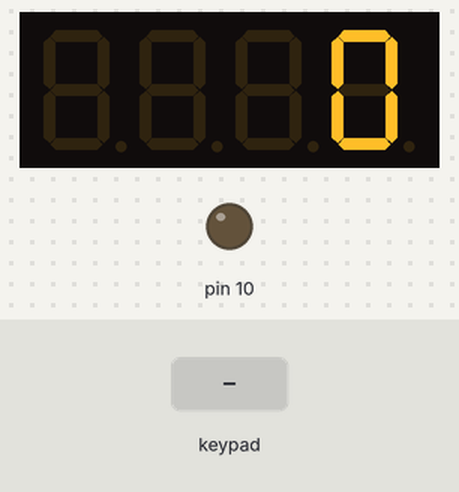
This program was run on a simulated Arduino Uno, built with avr-gcc and run on an emulated ATmega328P. Parts: 4-digit seven-segment display, output pins drawn as LEDs (lit = HIGH). Wiring (from diagram.json): 4×4 keypad with keys 1 2 3 A 4 5 6 B 7 8 9 C * 0 # D: rows A0, pin 13, pin 12, pin 11; columns A4, A3, A2, A1; 4-digit 7-segment display, segments lit when LOW: segments pin 2, pin 3, pin 4, pin 5, pin 6, pin 7, pin 8, pin 9; digit selects A4, A3, A2, A1. The test bench sets the inputs (shaded band). The segment pins are drawn as the display they are named for; pins used as bus, display or sensor lines are not drawn.

Above: at 1.2 s.
1.3 s: keypad keys 1 2 3 4 pressed 0.4 s apart
At 1.56 s:
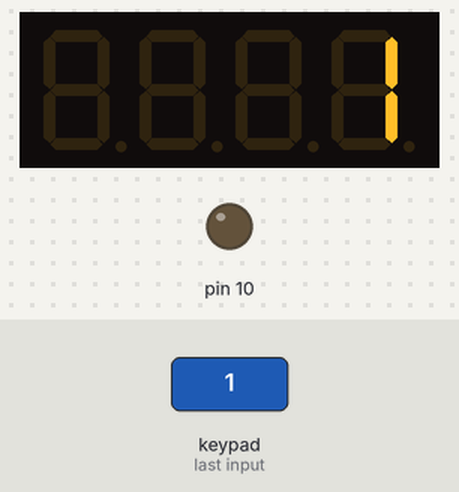
At 3.1 s:
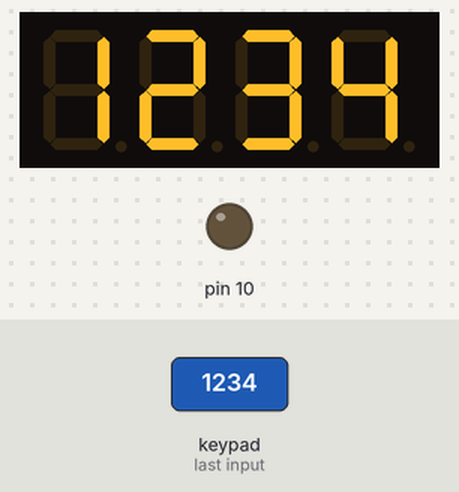
Timing chart, 0 to 4.6 s (numbered marks = the images above; inputs shaded):
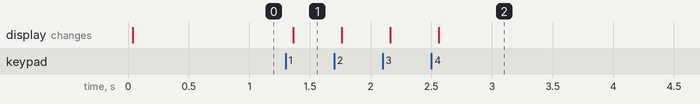

The program:

main.cpp
```cpp
#include <Arduino.h>

#define SEGMENT_A 2
#define SEGMENT_B 3
#define SEGMENT_C 4
#define SEGMENT_D 5
#define SEGMENT_E 6
#define SEGMENT_F 7
#define SEGMENT_G 8
#define SEGMENT_DOT 9

// Columns
#define P1 A1 // 15
#define P2 A2
#define P3 A3
#define P4 A4 // 18
short int columns[] = {P4, P3, P2, P1};
// Rows
#define P5 11
#define P6 12
#define P7 13
#define P8 A0 // 14
short int rows[] = {P8, P7, P6, P5};

#define BTN_CLEAR '#'
#define BTN_DEL '*'

// -2 = don't care
char keypad[4][4] = {
  {1, 2, 3, -2},
  {4, 5, 6, -2},
  {7, 8, 9, -2},
  {BTN_DEL, 0, BTN_CLEAR, -2}
};

char readKeyPad() {
  char val = -1;
  // for(int i = 0; i < 4; i++) {
  //   digitalWrite(columns[i], HIGH);
  // }
  for(int i = 0; i < 4; i++) {
    digitalWrite(columns[i], LOW);
    for(int j = 0; j < 4; j++) {
      if (digitalRead(rows[j]) == LOW) {
        val = keypad[j][i];
      }
    }
    digitalWrite(columns[i], HIGH);
  }
  return val;
}

#define DIGITS 4
unsigned char digits[] = {2, 1, 3, 7};

inline void writeSegment(unsigned char segment, unsigned char value) {
  digitalWrite(segment, (value & 1) == 1 ? LOW : HIGH);
}

// 0..9 - digits, 10..13 - A,B,C,D
void writeToLcd(unsigned int in) {
  unsigned char d = in & 1, c = (in >> 1) & 1, b = (in >> 2) & 1, a = (in >> 3) & 1;
  digitalWrite(SEGMENT_DOT, HIGH);
  // inputs are solved karnaugh maps for this int
  writeSegment(SEGMENT_A, c | a | (~b & ~d) | (b&d)); // C + A + B'D' + BD
  writeSegment(SEGMENT_B, ~b | (c&d) | (a&d) | (~a & ~c & ~d)); // B' + CD + AD + A'C'D'
  writeSegment(SEGMENT_C, ((~b & ~c) | (~a & d) | (~a & b) | (a & ~b & ~d))); //  B'C' + A'D + A'B + AB'D'
  writeSegment(SEGMENT_D, ((a & ~c) | (~b & c & d) | (~a & ~b & ~d) | (~a & c & ~d) | (b & ~c & d) )); // AC' + B'CD + A'B'D' + A'CD' + BC'D
  writeSegment(SEGMENT_E, ((~b & ~d) | (c & ~d) | (a & c) | (a & b))); //  B'D' + CD' + AC + AB
  writeSegment(SEGMENT_F, (a | (~c & ~d) | (b & ~c) | (b & ~d) )); //  A + C'D' + BC' + BD'
  writeSegment(SEGMENT_G, ((~b & c) | (a & ~b) | (c & ~d) | (~a & b & ~c))); // B'C + AB' + CD' + A'BC'
}

void clearSegments() {
  for (int i = SEGMENT_A; i <= SEGMENT_G; i++) {
    digitalWrite(i, HIGH);
  }
}

void printDigit(unsigned char display, char in) {
  for (int i = 15; i <= 18; i++) {
    digitalWrite(i, LOW);
  }
  if (display > 3) return;
  int pin = 15 + display;
  if (in >= 0) {
    writeToLcd(in);
  } else {
    clearSegments();
  }
  digitalWrite(pin, HIGH);
  delay(2);
  digitalWrite(pin, LOW);
  clearSegments();
}

void setup() {
  Serial.begin(9600);
  for (int i = 2; i <= 10; i++) {
    pinMode(i, OUTPUT);
  }
  for (int i = 15; i <= 18; i++) {
    pinMode(i, OUTPUT);
  }
  for (int i = 11; i <= 14; i++) {
    pinMode(i, INPUT_PULLUP);
  }
}


unsigned int currentNumber = 0;

void readDigitValue() {
  static char previous_key = -1;
  char key = readKeyPad();
  if (previous_key == key){

  } else if (key == BTN_CLEAR) {
    currentNumber = 0;
  }else if (key == BTN_DEL) {
    currentNumber /= 10;
  } else  if (previous_key == -1 && key != previous_key && currentNumber <= 999) {
    currentNumber = (currentNumber * 10) + key;
  }
  previous_key = key;
  if (key < 0) return;
  for (int i = 0; i < DIGITS; i++) {
    digitalWrite(columns[i], LOW);
  }
}

void loop() {
  readDigitValue();
  int number = currentNumber;
  char digit = number % 10;
  for (int i = 0; i < DIGITS; i++) {
    printDigit(i, digit);
    if (number < 10) digit = -1;
    else {
      number /= 10;
      digit = number % 10;
    }
  }
  Serial.println();
}
```

Measured:
- after the input at 1.3 s, the display: changes after 0.06 s (image 1)
